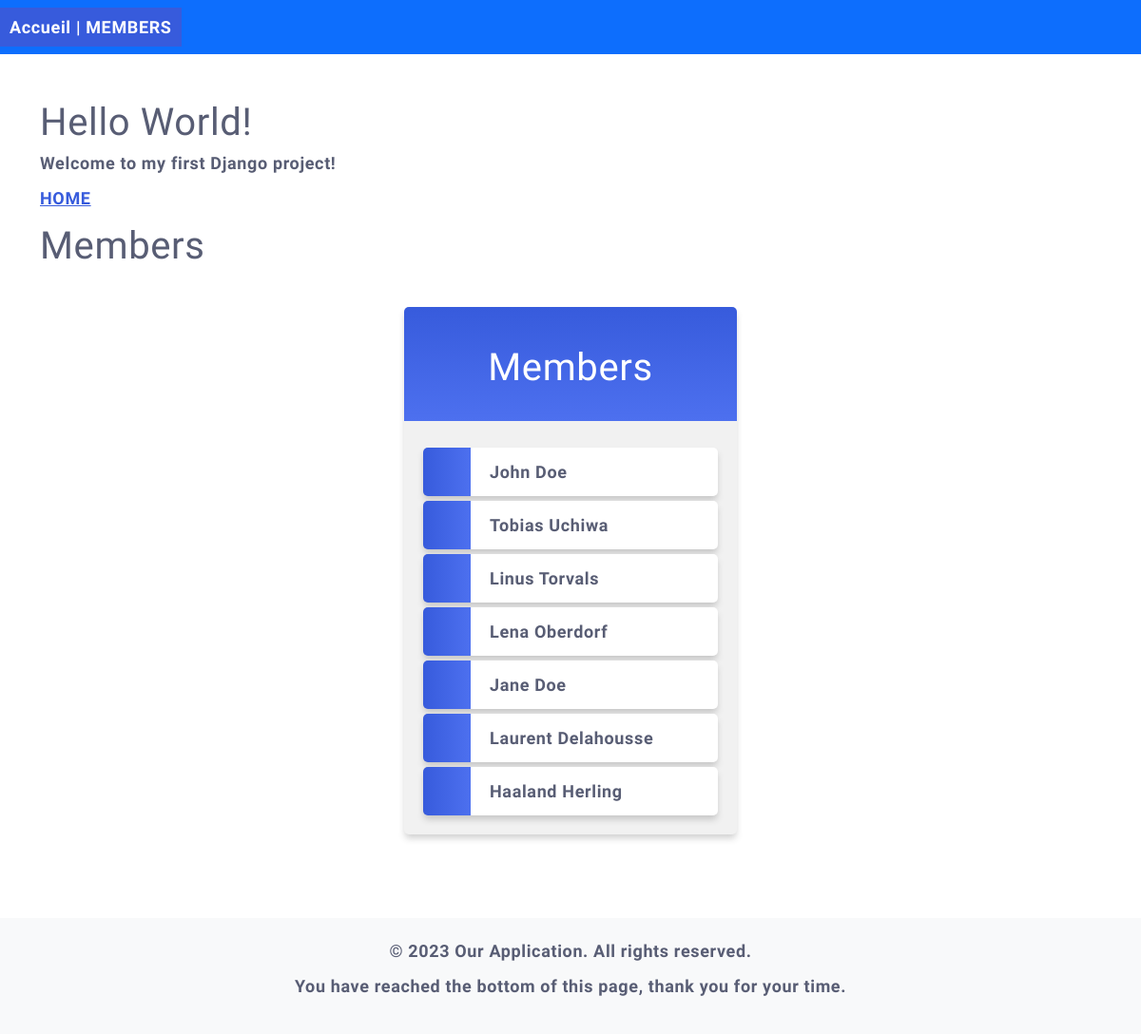
The page /members/ on the database its author committed.
### members/models.py (models this page shows, shortened)
class Member(models.Model):
  firstname = models.CharField(max_length=255)
  lastname = models.CharField(max_length=255)
  phone = models.IntegerField(null=True)
  joined_date = models.DateField(null=True)
  slug = models.SlugField(default="", null=False)

### members/views.py (the view)
# urls.py: path('', include('members.urls')),
def members(request):
  mymembers = Member.objects.all().values()
  template = loader.get_template('myfirst.html')
  context = {
    'mymembers': mymembers,
  }
  return HttpResponse(template.render(context, request))

### members/templates/myfirst.html (shortened to what this page needs)
{% extends "master.html" %}
{% block content %}
{% include "header.html" %}
  <div class="container py-5">
    <h1>Hello World!</h1>
    <p>Welcome to my first Django project!</p>
    <p><a href="/">HOME</a></p>
    <h1>Members</h1>
    <div class="mycard">
      <h1>Members</h1>
      <ul>
        {% for x in mymembers %}
          <li onclick="window.location = 'details/{{ x.slug }}'">{{ x.firstname }} {{ x.lastname }}</li>
        {% endfor %}
      </ul>
    </div>
  </div>
  {% include 'footer.html' %}
{% endblock content %}

### mystaticfiles/mystyles.css (style rules this page uses)
body { margin:0; font: 600 18px 'Source Sans Pro', sans-serif; letter-spacing: 0.64px; color: #585d74; }
.mycard { background-color: #f1f1f1; background-image: linear-gradient(to bottom, #375BDC, #4D70EF); background-size: 100% 120px; background-repeat: no-repeat; margin: 40px auto; width: 350px; border-radius: 5px; box-shadow: 0 5px 7px -1px rgba(51, 51, 51, 0.23); padding: 20px; }
.mycard h1 { text-align: center; color:#ffffff; margin:20px 0 60px 0; }
ul { list-style-type: none; padding: 0; margin: 0; }
li { background-color: #ffffff; background-image: linear-gradient(to right, #375BDC, #4D70EF); background-size: 50px 60px; background-repeat: no-repeat; cursor: pointer; transition: transform .25s; border-radius: 5px; box-shadow: 0 5px 7px -1px rgba(51, 51, 51, 0.23); padding: 15px; padding-left: 70px; margin-top: 5px; }
a:link, a:visited { color: #375BDC; }

### rows shown on the page
Member: firstname "John", lastname "Doe"
Member: firstname "Tobias", lastname "Uchiwa"
Member: firstname "Linus", lastname "Torvals"
Member: firstname "Lena", lastname "Oberdorf"
Member: firstname "Jane", lastname "Doe"
Member: firstname "Laurent", lastname "Delahousse"
Member: firstname "Haaland", lastname "Herling"
